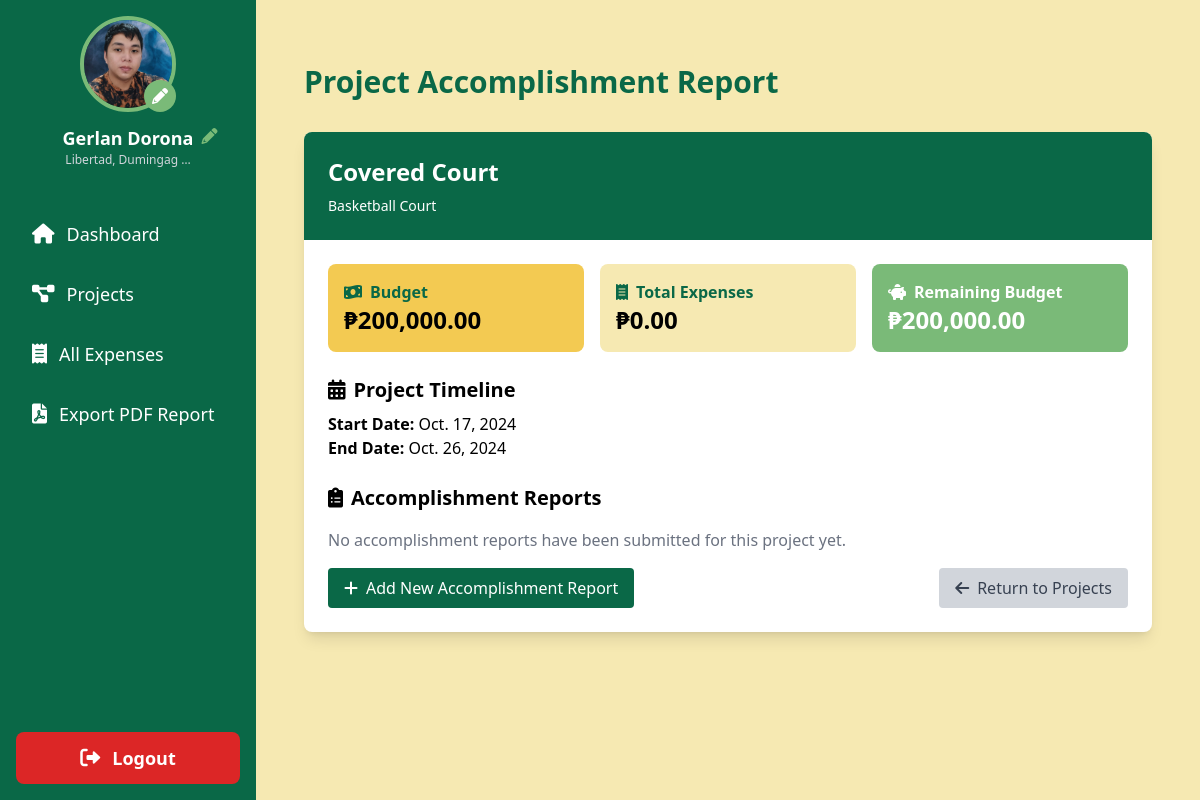
/project/10/accomplishment-report/ (signed in), run on the app's committed database.
### sk_project/models.py (models this page shows, shortened)
class User(AbstractUser):
    is_chairman = models.BooleanField(default=False)
    profile_picture = models.ImageField(upload_to='profile_pics/', default='profile_pics/default_avatar.png', blank=True)
    address = models.TextField(blank=True, null=True)
    contact_number = models.CharField(max_length=15, blank=True, null=True)
    groups = models.ManyToManyField(
        Group,
        verbose_name=_('groups'),
        blank=True,
        help_text=_(
            'The groups this user belongs to. A user will get all permissions '
            'granted to each of their groups.'
        ),
        related_name='sk_user_set',
        related_query_name='sk_user',
    )
    user_permissions = models.ManyToManyField(
        Permission,
        verbose_name=_('user permissions'),
        blank=True,
        help_text=_('Specific permissions for this user.'),
        related_name='sk_user_set',
        related_query_name='sk_user',
    )

class Project(models.Model):
    name = models.CharField(max_length=255)
    description = models.TextField()
    budget = models.DecimalField(max_digits=10, decimal_places=2)
    main_budget = models.ForeignKey(MainBudget, related_name='projects', on_delete=models.SET_NULL, null=True)
    chairman = models.ForeignKey(User, related_name='projects', on_delete=models.CASCADE)
    start_date = models.DateField()
    end_date = models.DateField()
    created_at = models.DateTimeField(auto_now_add=True)
    updated_at = models.DateTimeField(auto_now=True)
    def total_expenses(self):
        return self.expenses.aggregate(models.Sum('amount'))['amount__sum'] or 0
    @property
    def remaining_budget(self):
        return self.budget - self.total_expenses()
    class Meta:
        ordering = ['start_date']

### sk_project/views.py (the view)
# urls.py: path('project/<int:project_id>/accomplishment-report/', views.project_accomplishment_report, name='project_accomplishment_report'),
@login_required
def project_accomplishment_report(request, project_id):
    project = get_object_or_404(Project, id=project_id, chairman=request.user)
    accomplishment_reports = project.accomplishment_reports.all().order_by('-report_date')
    context = {
        'project': project,
        'accomplishment_reports': accomplishment_reports,
    }
    return render(request, 'project_accomplishment_report.html', context)

### templates/project_accomplishment_report.html
{% extends 'base.html' %}
{% load humanize %}
{% block content %}
    <div class="container mx-auto px-4 py-8">
        <h1 class="text-3xl font-bold text-tertiary mb-8">Project Accomplishment Report</h1>
        <div class="bg-white rounded-lg shadow-lg overflow-hidden mb-8">
            <div class="bg-tertiary text-white p-6">
                <h2 class="text-2xl font-semibold">{{ project.name }}</h2>
                <p class="text-sm mt-2">{{ project.description }}</p>
            </div>
            <div class="p-6">
                <div class="grid grid-cols-1 md:grid-cols-3 gap-4 mb-6">
                    <div class="bg-primary rounded-lg p-4">
                        <p class="font-semibold text-tertiary"><i class="fas fa-money-bill-wave mr-2"></i>Budget</p>
                        <p class="text-2xl font-bold">₱{{ project.budget|floatformat:2|intcomma }}</p>
                    </div>
                    <div class="bg-secondary rounded-lg p-4">
                        <p class="font-semibold text-tertiary"><i class="fas fa-receipt mr-2"></i>Total Expenses</p>
                        <p class="text-2xl font-bold">₱{{ project.total_expenses|floatformat:2|intcomma }}</p>
                    </div>
                    <div class="bg-quaternary rounded-lg p-4">
                        <p class="font-semibold text-white"><i class="fas fa-piggy-bank mr-2"></i>Remaining Budget</p>
                        <p class="text-2xl font-bold text-white">₱{{ project.remaining_budget|floatformat:2|intcomma }}</p>
                    </div>
                </div>
                <div class="mb-6">
                    <h3 class="text-xl font-semibold mb-2"><i class="fas fa-calendar-alt mr-2"></i>Project Timeline</h3>
                    <p><strong>Start Date:</strong> {{ project.start_date }}</p>
                    <p><strong>End Date:</strong> {{ project.end_date }}</p>
                </div>
                <h3 class="text-xl font-semibold mb-4"><i class="fas fa-clipboard-list mr-2"></i>Accomplishment Reports</h3>
                {% for report in accomplishment_reports %}
                    <div class="bg-gray-100 rounded-lg p-4 mb-4">
                        <h4 class="text-lg font-semibold mb-2"><i class="fas fa-file-alt mr-2"></i>Report Date: {{ report.report_date }}</h4>
                        <p>{{ report.report_details|linebreaks }}</p>
                    </div>
                {% empty %}
                    <p class="text-gray-500">No accomplishment reports have been submitted for this project yet.</p>
                {% endfor %}
                <div class="flex justify-between items-center mt-4">
                    <a href="{% url 'add_accomplishment_report' project.id %}" class="inline-block bg-tertiary text-white px-4 py-2 rounded hover:bg-quaternary transition duration-300">
                        <i class="fas fa-plus mr-2"></i>Add New Accomplishment Report
                    </a>
                    <a href="{% url 'all_projects' %}" class="inline-block bg-gray-300 text-gray-700 px-4 py-2 rounded hover:bg-gray-400 transition duration-300">
                        <i class="fas fa-arrow-left mr-2"></i>Return to Projects
                    </a>
                </div>
            </div>
        </div>
    </div>
{% endblock %}

### templates/base.html (shortened to what this page needs)
<!DOCTYPE html>
<html lang="en">
    {% load static %}
    <head>
        <script src="https://cdn.tailwindcss.com"></script>
        <link href="https://cdnjs.cloudflare.com/ajax/libs/font-awesome/6.0.0-beta3/css/all.min.css" rel="stylesheet">
    </head>
    <body class="bg-secondary">
        <div class="flex h-screen">
            <aside class="w-64 bg-tertiary text-white flex flex-col">
                <div class="p-4 flex flex-col items-center">
                    <a href="{% url 'edit_profile' %}" class="mb-3 relative">
                        {% if user.profile_picture %}
                            <img src="{{ user.profile_picture.url }}" alt="Profile Picture" class="w-24 h-24 rounded-full border-4 border-quaternary hover:border-primary transition-colors duration-200">
                        {% else %}
                            <img src="{% static 'img/drr.png' %}" alt="Default Profile Picture" class="w-24 h-24 rounded-full border-4 border-quaternary hover:border-primary transition-colors duration-200">
                        {% endif %}
                        <i class="fas fa-pencil-alt absolute bottom-0 right-0 bg-quaternary text-white p-2 rounded-full"></i>
                    </a>
                    <div class="text-center relative">
                        <h2 class="text-lg font-semibold">{{ user.get_full_name|title }}</h2>
                        <p class="text-xs text-gray-300">{{ user.address|truncatechars:20|capfirst }}</p>
                        <a href="{% url 'edit_profile' %}" class="absolute -right-6 top-0">
                            <i class="fas fa-pencil-alt text-quaternary hover:text-primary transition-colors duration-200"></i>
                        </a>
                    </div>
                </div>
                <nav class="mt-6 flex-grow">
                    <a href="{% url 'dashboard' %}" class="block py-3 px-6 hover:bg-quaternary transition-colors duration-200  rounded-lg mb-2 mx-2 flex items-center">
                        <i class="fas fa-home mr-3 text-xl"></i> <span class="text-lg">Dashboard</span>
                    </a>
                    <a href="{% url 'all_projects' %}" class="block py-3 px-6 hover:bg-quaternary transition-colors duration-200  rounded-lg mb-2 mx-2 flex items-center">
                        <i class="fas fa-project-diagram mr-3 text-xl"></i> <span class="text-lg">Projects</span>
                    </a>
                    <a href="{% url 'all_expenses' %}" class="block py-3 px-6 hover:bg-quaternary transition-colors duration-200  rounded-lg mb-2 mx-2 flex items-center">
                        <i class="fas fa-receipt mr-3 text-xl"></i> <span class="text-lg">All Expenses</span>
                    </a>
                    <a href="{% url 'export_pdf_report' %}" class="block py-3 px-6 hover:bg-quaternary transition-colors duration-200  rounded-lg mb-2 mx-2 flex items-center">
                        <i class="fas fa-file-pdf mr-3 text-xl"></i> <span class="text-lg">Export PDF Report</span>
                    </a>
                </nav>
                <div class="p-4 mt-auto">
                    <a href="{% url 'logout' %}" class="block py-3 px-6 bg-red-600 text-white rounded-lg hover:bg-red-700 transition-colors duration-200 text-center flex items-center justify-center">
                        <i class="fas fa-sign-out-alt mr-3 text-xl"></i> <span class="text-lg font-semibold">Logout</span>
                    </a>
                </div>
            </aside>
            <main class="flex-1 p-8 overflow-y-auto">
                {% block content %}
                {% endblock %}
            </main>
        </div>
    </body>
</html>

### data on the page
User: profile_picture (picture), get_full_name "Gerlan Dorona", address "Libertad, Dumingag …"
Project: name "Covered Court", description "Basketball Court", budget "200,000.00", total_expenses "0.00", remaining_budget "200,000.00", start_date "Oct. 17, 2024", end_date "Oct. 26, 2024"
